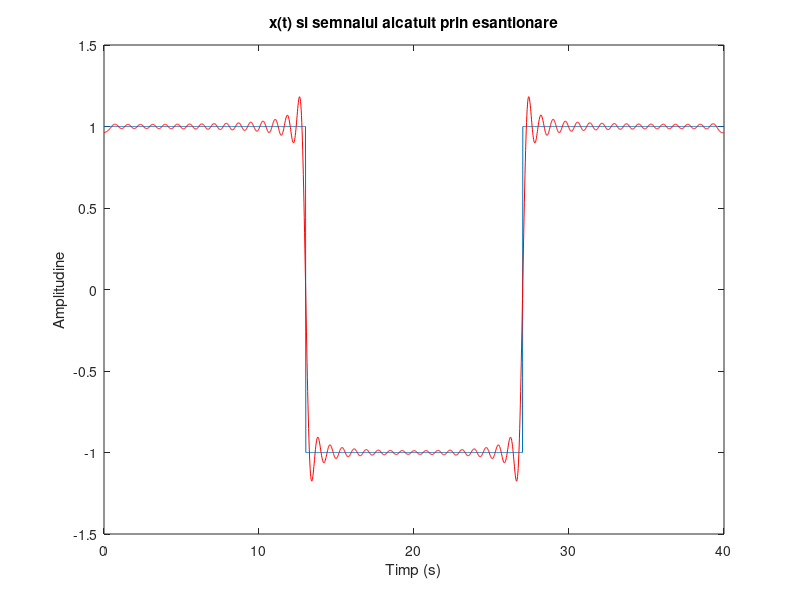
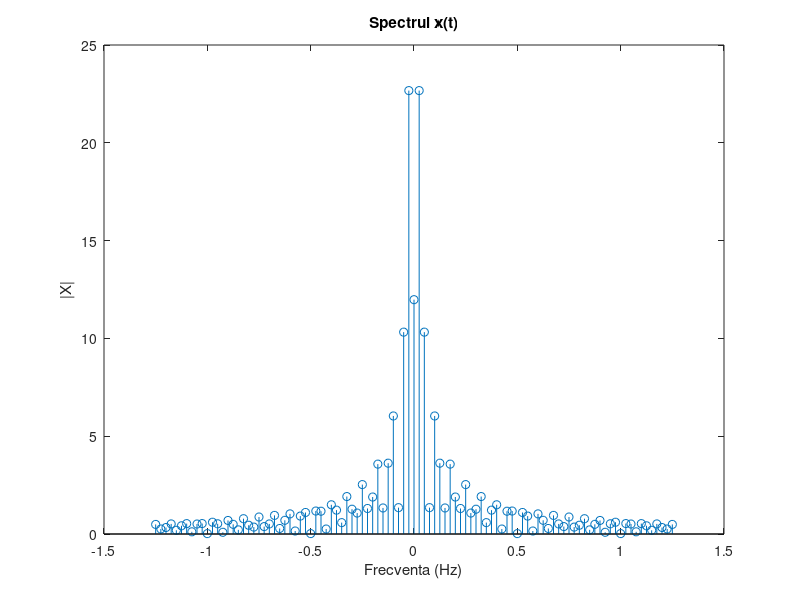

Here is the MATLAB script that generated these plots, in order:
%Tema nr. 2 - Semnale si Programare - numarul din lista = 13, deci vom avea
% un semnal dreptugnhiular cu perioada 40 si N = 50 si durata = 13.

D=13;
N=50;
P=40;
F=1/P;
t=0:0.02:P-0.02; %teorema esantionarii
w0=2*pi*F;

%generez un vector cu zerouri:
x = zeros(1,size(t,2));

%aranjarea vectorului
x(t<=D)=1;
x(t>D)=-1;
x(t>P-D)=1;

%seria
for k = -N:N
    xt = x;
    xt = xt.*exp(-j*k*w0*t);
    X(k+51) = trapz(t,xt); 
end

%reconstruirea semnalului (aproximare)

x_aprox(1:length(t)) = 0; 

for const = 1:length(t);
for k = -N:N
x_aprox(const) = x_aprox(const) + (1/P)*X(k+N+1)*exp(j*k*w0*t(const));
end
end % semnalul dat cu coeficientii seriei

figure(1);
plot(t,x); % afisez mai intai x(t)

title('x(t) si semnalul alcatuit prin esantionare');
hold on

plot(t,x_aprox,'r'); 

xlabel('Timp (s)');
ylabel('Amplitudine');


fr = -N*F:F:N*F; % vectorul de frecvente pentru afisarea semnalului
figure(2);
stem(fr,abs(X)); 
title('Spectrul x(t)');
xlabel('Frecventa (Hz)');
ylabel('|X|');

%Seria Fourier este reprezentarea semnalului sub forma de suma pana la
%infinit din: sinusuri si cosinusuri (SFT),exponentiale (SFE), sau armonici
%(SFA). Din cursuri am observat ca semnalul poate fi analizat pe esantioane
%si aproximat astfel incat sa obtinem un model cat mai apropiat de cel real
%si o eroare cat mai mica. Astfel, am esantionat si am calculat
%coeficientii seriei Fourier.
